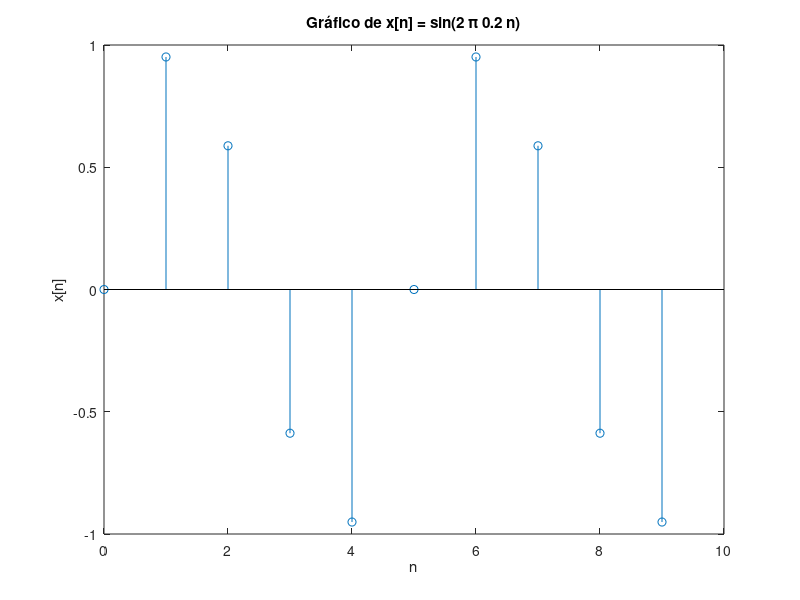
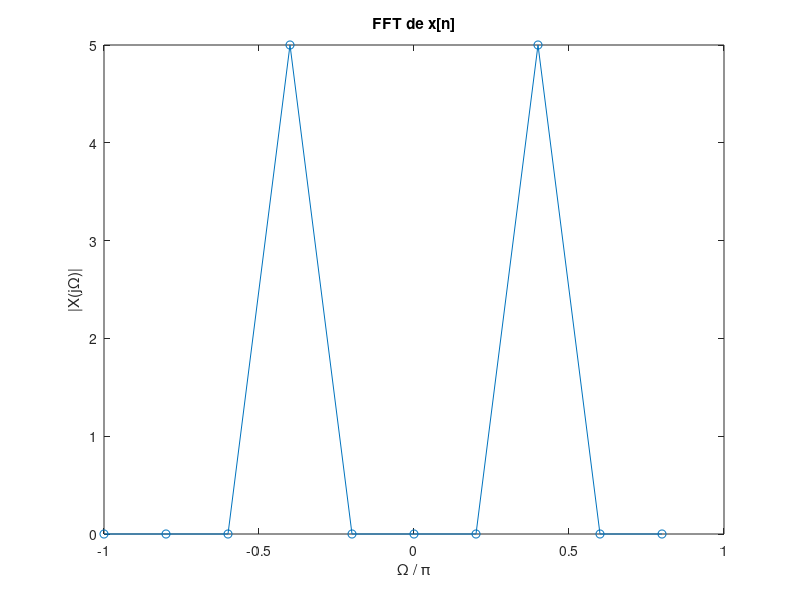
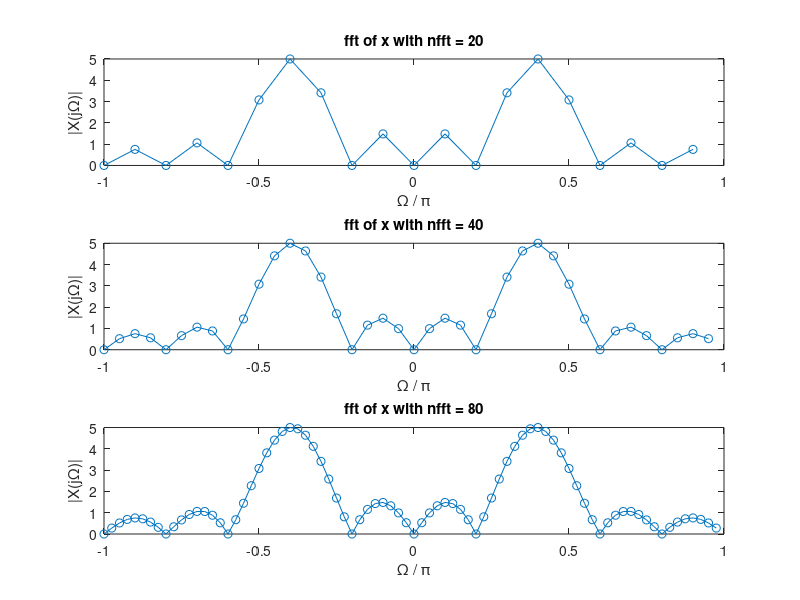
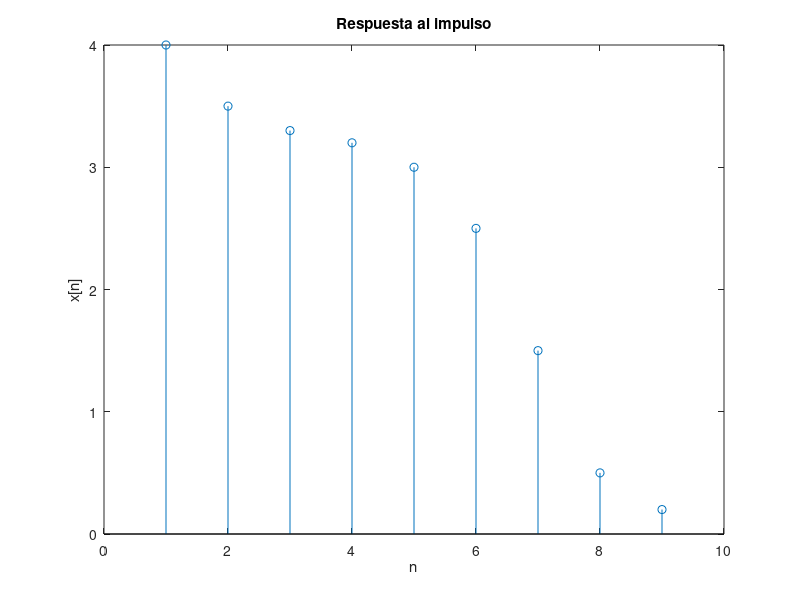

MATLAB code to generate these figures, in order:
close all;
clear all;
clc;
pkg load control signal;

%%% Actividad 1

%% Parte 1

M = 10;

n = 0 : M-1;

x = sin(2*pi*0.2*n);

clf;
stem(n, x);
title('Gráfico de x[n] = sin(2 \pi 0.2 n)');
xlabel('n');
ylabel('x[n]');

%% Parte 2

X = fftshift(fft(x));

omega = linspace(-pi, pi-2*pi/M, M);

figure();
plot(omega/pi, abs(X), 'o-');
title('FFT de x[n]');
xlabel('\Omega / \pi');
ylabel('|X(j\Omega)|');

%% Parte 3

nfft = [20, 40, 80];

figure();

for i = 1:3
  subplot(3, 1, i);
  M = nfft(i);
  X = fftshift(fft(x, M));
  omega = linspace(-pi, pi-2*pi/M, M);
  plot(omega/pi, abs(X), 'o-');
  title(['fft of x with nfft = ' num2str(nfft(i))]);
  xlabel('\Omega / \pi');
  ylabel('|X(j\Omega)|');
end

%%% Actividad 2

h = [4.0, 3.5, 3.3, 3.2, 3.0, 2.5, 1.5, 0.5, 0.2]

%% Parte 1

figure();
stem(h);
title('Respuesta al impulso');
xlabel('n');
ylabel('x[n]');

nfft = 256;
H = fftshift(fft(h, nfft));

figure();
omega = linspace(-pi, pi-2*pi/nfft, nfft);
plot(omega/pi, abs(H), 'o-');
title('Módulo de la respuesta al impulso');
xlabel('\Omega / \pi');
ylabel('|H(j\Omega)|');

%% Parte 2

figure();
zplane(h, 1);
title('Diagrama de polos y ceros');

%% Parte 3

M = 100;
n = 0:M-1;
x = square(2*pi*0.02*n);

y = conv(h, x);

figure();
stem(y);
title('Salida del sistema x[n] = square(2 \pi 0.02 n) usando conv()');
xlabel('n');
ylabel('y[n]');

nfft = length(y);
Y = fftshift(fft(y, nfft));
figure();
omega = linspace(-pi, pi-2*pi/nfft, nfft);
plot(omega/pi, abs(Y), 'o-');
title('FFT de la salida');
xlabel('\Omega / \pi');
ylabel('|Y(j\Omega)|');

y = filter(h, 1, x);

figure();
stem(y);
title('Salida del sistema x[n] = square(2 \pi 0.02 n) usando filter()');
xlabel('n');
ylabel('y[n]');

nfft = length(y);
Y = fftshift(fft(y, nfft));
figure();
omega = linspace(-pi, pi-2*pi/nfft, nfft);
plot(omega/pi, abs(Y), 'o-');
title('FFT de la salida');
xlabel('\Omega / \pi');
ylabel('|Y(j\Omega)|');

%%% Actividad 3

%% Parte 1

b = [3 1.5 2];
a = [1 -0.6];
n = 128;

[H, w] = freqz(b, a, n);

figure();
plot(w/pi, abs(H));
title('Respuesta en frecuencia');
xlabel('\omega / \pi');
ylabel('|H(j\omega)|');

%% Parte 2

figure();
zplane(b, a);
title('Diagrama de polos y ceros');

%% Parte 3

M = 100;
n = 0:M-1;
x = square(2*pi*0.02*n);

y = filter(b, a, x);
figure();
stem(y);
title('Salida del sistema x[n] = square(2 \pi 0.02 n) usando filter()');
xlabel('n');
ylabel('y[n]');

%% Parte 4

b = [3 1.5 2];
a = [1 -1.2];

[H, w] = freqz(b, a, n);

figure();
plot(w/pi, abs(H));
title('Respuesta en frecuencia');
xlabel('\omega / \pi');
ylabel('|H(j\omega)|');

figure();
zplane(b, a);
title('Diagrama de polos y ceros');

M = 100;
n = 0:M-1;
x = square(2*pi*0.02*n);

y = filter(b, a, x);
figure();
stem(y);
title('Salida del sistema x[n] = square(2 \pi 0.02 n) usando filter()');
xlabel('n');
ylabel('y[n]');
